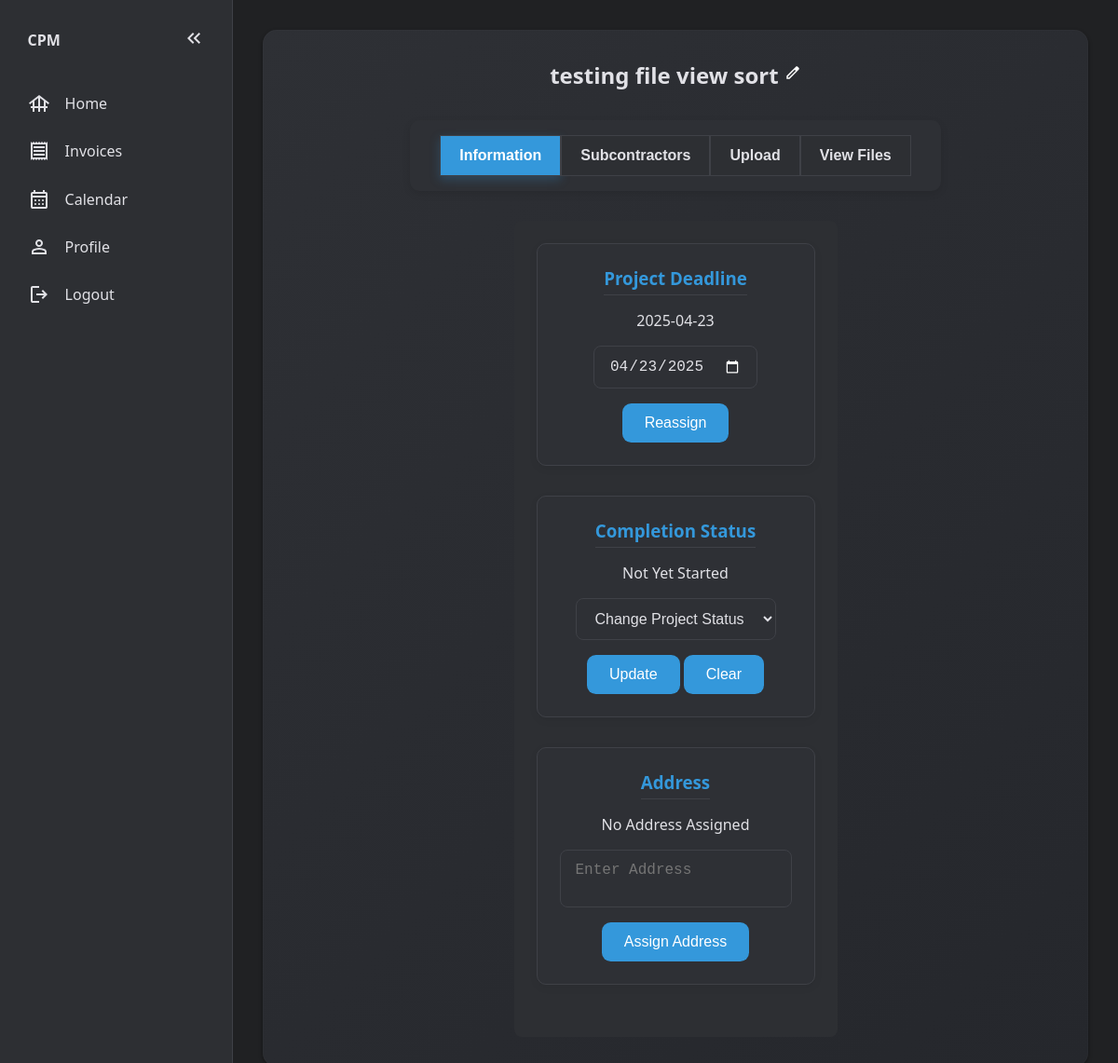
The app's page /view-project/3 (signed in) with its own data.
### website/models.py (models this page shows)
class Project(db.Model): # Database model: An object blueprint/layout that will be stored in the database
    id = db.Column(db.Integer, primary_key=True)
    project_name = db.Column(db.String(70))
    date = db.Column(db.DateTime(timezone=True), default=func.now()) # Gets current date and time
    progress = db.Column(Enum('Not Yet Started', 'On Hold', 'In Progress', 'Completed', 'Canceled', name='progress_status'), nullable=False, default='Not Yet Started') # Project's Progress: Not Yet Started (Blue) | On Hold (Orange) | In Progress (Yellow) | Completed (Green) | Canceled (Red)
    deadline = db.Column(db.Date, nullable=True) # Project Deadline
    user_id = db.Column(db.Integer, db.ForeignKey('user.id')) # 1-to-many relationship
    address= db.Column(db.String(255), nullable = True)
    subcontractors = db.relationship('Assignment', back_populates='project') #many to many relation
    tasks = db.relationship('Task', backref='project', lazy='dynamic') # 1-to-many relationship
    files = db.relationship('File', back_populates='project')
    pass

### website/views.py (the view)
@views.route('/view-project/<int:project_id>', methods=['GET', 'POST'])
@login_required
def view_project(project_id):
    project = Project.query.get(project_id)
    subcontractors = [assignment.subcontractor for assignment in project.subcontractors]
    tasks = Task.query.filter_by(project_id=project_id).all()
    project_files = File.query.filter_by(project_id=project_id, is_invoice=False).all()
    return render_template("project.html", project=project, subcontractors=subcontractors, user=current_user, tasks=tasks, project_files=project_files)

### website/context_processors.py (called while the page is built)
def unread_message_count():
    if current_user.is_authenticated:
        return Message.query.filter_by(receiver_id=current_user.id, is_read=False).count()
    return 0

### website/templates/project.html (shortened to what this page needs)
{% extends 'base.html' %}
{% block content %}
<section class="main-content-section" id="project-details">
  <div id="project-details-div">
    <h2 id="project-name">
      {{ project.project_name }}
    </h2>
  </div>
  <div class="tab-buttons">
    <button class="tab-btn active" data-tab="information" id="first-tab">
      Information
    </button>
    <button class="tab-btn" data-tab="subcontractors" id="middle-tab">
      Subcontractors
    </button>
    <button class="tab-btn" data-tab="files" id="last-tab">Upload</button>
      <button class="tab-btn" data-tab="view-files" id="view-files-tab">View Files</button>
  </div>
  <div id="information" class="tab-content active">
    <section id="information-section">
      <section class="sub-sections" id="deadline-sub-section">
        <h3>Project Deadline</h3>
        <form
          id="deadline-form"
          method="POST"
          action="{{ url_for('views.update_deadline', project_id=project.id) }}"
        >
          {% if project.deadline is none %}
          <p>No Deadline Assigned</p>
          {% if user.role != 'subcontractor' %}
          <div class="div-dead">
            <input type="date" name="deadline" required />
            <button type="submit">Assign</button>
          </div>
          {% endif %} {% else %}
          <p>{{ project.deadline }}</p>
          <div class="div-dead">
            {% if user.role != 'subcontractor' %}
            <input type="date" name="deadline" value="{{ project.deadline }}" />
            <button type="submit">Reassign</button>
            {% endif %}
          </div>
          {% endif %}
        </form>
      </section>
      <section class="sub-sections" id="completion-status-sub-section">
        <h3>Completion Status</h3>
        <p id="displaying-completion-status">{{ project.progress }}</p>
        <form
          id="completion-form"
          method="POST"
          action="{{ url_for('views.update_project_completion_status', project_id=project.id) }}"
        >
          {% if user.role != 'subcontractor' %}
          <select id="project-status" name="project-status">
            <option value="" disabled selected hidden>
              Change Project Status
            </option>
          </select>
          <div class="buttons">
            <button type="submit">Update</button>
            <button type="reset">Clear</button>
          </div>
          {% endif %}
        </form>
      </section>
      <section class="sub-sections" id="address-sub-section">
        <h3>Address</h3>
        <form
          action="{{ url_for('views.update_address', project_id=project.id)}}"
          method="POST"
        >
          {% if user.role == 'subcontractor' %}
          <p>{{ project.address }}</p>
          {% else %} {% if project.address is none %}
          <p>No Address Assigned</p>
          <div class="div-address">
            <textarea
              name="project_address"
              id="project_address"
              placeholder="Enter Address"
              required
            ></textarea>
            <button type="submit">Assign Address</button>
          </div>
          {% endif %} {% endif %}
        </form>
      </section>
    </section>
  </div>
</section>
{% endblock %}

### website/static/css/style.css (style rules this page uses)
:root { --bg: #202123; --panel: #2d2f33; --card: #2e3035; --text: #e1e1e6; --icon: #e1e1e6; --text-muted: #9ca3af; --border: #3f4147; --hover-bg: #3a3b40; --accent: #3498db; --accent-hover: #2980b9; --error: #ff6b6b; --success: #32d296; --shadow: rgba(0, 0, 0, 0.2); }
*, *::before, *::after { margin: 0; padding: 0; box-sizing: border-box; }
html { font-family: "Segoe UI", Tahoma, Geneva, Verdana, sans-serif; font-size: 16px; }
body { display: grid; grid-template-columns: auto 1fr; grid-template-areas: "sidebar main"; background-color: var(--bg); color: var(--text); height: 100vh; font-size: clamp(0.875rem, 1.5vw, 1rem); overscroll-behavior: none; }
.main-content-section { width: 100%; background: var(--card); border-radius: 0.75rem; padding: 2rem; box-shadow: 0 4px 12px var(--shadow); }
.main-content-section, .sub-sections { display: flex; justify-content: center; align-items: center; flex-direction: column; }
.sub-sections { padding: 10px; border-radius: 0.5em; width: 100%; border: 1px solid var(--border); }
#project-status { display: flex; gap: 0.4rem; flex-wrap: wrap; justify-content: flex-end; }
#project-form #filter-projects, .edit-toggle-btn { transition: transform 0.2s ease; cursor: pointer; fill: white; }
#project-details { padding: 2rem; max-width: 1200px; margin: 0 auto; background: linear-gradient(135deg, #2e3035, #25272c); border-radius: 15px; box-shadow: inset 0 0 0 1px rgba(255, 255, 255, 0.015), 0 2px 4px rgba(0, 0, 0, 0.4); }
#project-name { margin-bottom: 2rem; }
#project-details p, #project-details h2, #project-details h3, #project-details h4, #project-name-input { text-align: center; color: var(--text); }
#project-details form { display: flex; flex-direction: column; gap: 1rem; }
#project-details form input, #project-details form textarea, #project-details form select { padding: 0.75rem 1rem; background: var(--card); border: 1px solid var(--border); border-radius: 8px; color: var(--text); font-size: 1rem; width: 100%; max-width: 600px; margin: 0 auto; }
#project-details form textarea { resize: none; }
#project-details form button { background: var(--accent); color: white; padding: 0.75rem 1.5rem; font-size: 1rem; border: none; border-radius: 0.6rem; cursor: pointer; transition: background-color 0.25s ease; margin: 0 auto; }
#project-details .tab-buttons { display: flex; justify-content: space-around; background: var(--card); padding: 1rem 2rem; margin-bottom: 2rem; border-radius: 10px; box-shadow: 0 3px 8px rgba(0, 0, 0, 0.1); }
#project-details .tab-btn { background: var(--panel); border: 1px solid var(--border); padding: 0.75rem 1.25rem; font-weight: bold; font-size: 1rem; color: var(--text); cursor: pointer; transition: background 0.3s; }
#project-details .tab-btn:hover, #project-details .tab-btn.active { background: var(--accent); color: white; box-shadow: 0 4px 10px rgba(52, 152, 219, 0.25); }
#project-details .tab-content { display: none; padding: 1.5rem; border-radius: 8px; background: var(--panel); }
#project-details .tab-content.active { display: block; }
#project-details .sub-sections, #project-details .file-invoice-div, #messages { background: var(--card); padding: 1.5rem; border-radius: 10px; box-shadow: 0 3px 10px rgba(0, 0, 0, 0.06); color: var(--text); margin-bottom: 2rem; display: flex; flex-direction: column; align-items: center; }
#project-details .sub-sections h3, #project-details .file-invoice-div h3, #messages h3 { color: var(--accent); border-bottom: 1px solid var(--border); padding-bottom: 5px; margin-bottom: 1rem; }
.div-dead, #completion-form, .div-address { display: flex; align-items: center; flex-direction: column; gap: 1rem; }
#completion-form { margin-top: 1rem; }

### records on screen
Project: project_name "testing file view sort", deadline "2025-04-23", deadline "04/23/2025", progress "Not Yet Started"
